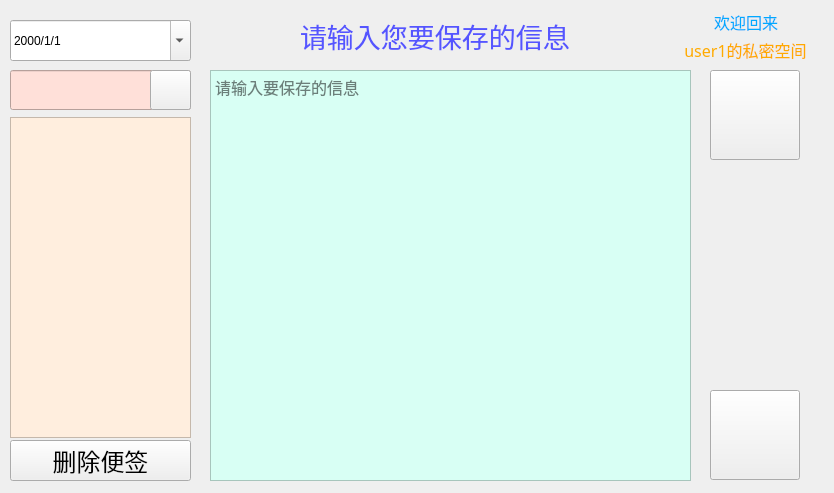
<?xml version="1.0" encoding="UTF-8"?>
<ui version="4.0">
 <class>main_win</class>
 <widget class="QWidget" name="main_win">
  <property name="geometry">
   <rect>
    <x>0</x>
    <y>0</y>
    <width>834</width>
    <height>493</height>
   </rect>
  </property>
  <property name="windowTitle">
   <string>Form</string>
  </property>
  <property name="styleSheet">
   <string notr="true"/>
  </property>
  <widget class="QLineEdit" name="lineEdit">
   <property name="geometry">
    <rect>
     <x>10</x>
     <y>70</y>
     <width>181</width>
     <height>40</height>
    </rect>
   </property>
   <property name="styleSheet">
    <string notr="true">background-color: rgb(255, 224, 217);</string>
   </property>
   <property name="text">
    <string/>
   </property>
  </widget>
  <widget class="QPushButton" name="add_bt">
   <property name="geometry">
    <rect>
     <x>710</x>
     <y>390</y>
     <width>90</width>
     <height>90</height>
    </rect>
   </property>
   <property name="minimumSize">
    <size>
     <width>90</width>
     <height>90</height>
    </size>
   </property>
   <property name="font">
    <font>
     <family>Arial</family>
     <pointsize>72</pointsize>
    </font>
   </property>
   <property name="styleSheet">
    <string notr="true">color: rgb(255, 170, 0);
image: url(:/new/prefix1/image/save.png);</string>
   </property>
   <property name="text">
    <string/>
   </property>
   <property name="iconSize">
    <size>
     <width>90</width>
     <height>90</height>
    </size>
   </property>
  </widget>
  <widget class="QTableWidget" name="tableWidget">
   <property name="geometry">
    <rect>
     <x>10</x>
     <y>117</y>
     <width>181</width>
     <height>321</height>
    </rect>
   </property>
   <property name="styleSheet">
    <string notr="true">background-color: rgb(255, 238, 222);</string>
   </property>
  </widget>
  <widget class="QPushButton" name="lock_bt">
   <property name="geometry">
    <rect>
     <x>710</x>
     <y>70</y>
     <width>90</width>
     <height>90</height>
    </rect>
   </property>
   <property name="minimumSize">
    <size>
     <width>90</width>
     <height>90</height>
    </size>
   </property>
   <property name="styleSheet">
    <string notr="true">image: url(:/new/prefix1/image/lock.png);</string>
   </property>
   <property name="text">
    <string/>
   </property>
   <property name="iconSize">
    <size>
     <width>90</width>
     <height>90</height>
    </size>
   </property>
  </widget>
  <widget class="QPushButton" name="find_bt">
   <property name="geometry">
    <rect>
     <x>150</x>
     <y>70</y>
     <width>41</width>
     <height>40</height>
    </rect>
   </property>
   <property name="styleSheet">
    <string notr="true">image: url(:/new/prefix1/image/serach.png);
</string>
   </property>
   <property name="text">
    <string/>
   </property>
  </widget>
  <widget class="QWidget" name="layoutWidget">
   <property name="geometry">
    <rect>
     <x>660</x>
     <y>10</y>
     <width>171</width>
     <height>51</height>
    </rect>
   </property>
   <property name="font">
    <font>
     <family>黑体</family>
    </font>
   </property>
   <layout class="QVBoxLayout" name="verticalLayout">
    <item>
     <layout class="QHBoxLayout" name="horizontalLayout">
      <item>
       <spacer name="horizontalSpacer">
        <property name="font">
         <font>
          <family>黑体</family>
         </font>
        </property>
        <property name="orientation">
         <enum>Qt::Horizontal</enum>
        </property>
        <property name="sizeHint" stdset="0">
         <size>
          <width>40</width>
          <height>20</height>
         </size>
        </property>
       </spacer>
      </item>
      <item>
       <widget class="QLabel" name="label">
        <property name="font">
         <font>
          <family>黑体</family>
          <pointsize>12</pointsize>
         </font>
        </property>
        <property name="styleSheet">
         <string notr="true">color: rgb(0, 170, 255);</string>
        </property>
        <property name="text">
         <string>欢迎回来</string>
        </property>
       </widget>
      </item>
      <item>
       <spacer name="horizontalSpacer_2">
        <property name="font">
         <font>
          <family>黑体</family>
         </font>
        </property>
        <property name="orientation">
         <enum>Qt::Horizontal</enum>
        </property>
        <property name="sizeHint" stdset="0">
         <size>
          <width>40</width>
          <height>20</height>
         </size>
        </property>
       </spacer>
      </item>
     </layout>
    </item>
    <item>
     <widget class="QLabel" name="welcome_lb">
      <property name="font">
       <font>
        <family>黑体</family>
        <pointsize>12</pointsize>
       </font>
      </property>
      <property name="styleSheet">
       <string notr="true">color: rgb(255, 170, 0);</string>
      </property>
      <property name="text">
       <string>user1的私密空间</string>
      </property>
      <property name="alignment">
       <set>Qt::AlignCenter</set>
      </property>
     </widget>
    </item>
   </layout>
  </widget>
  <widget class="QTextEdit" name="textEdit">
   <property name="geometry">
    <rect>
     <x>210</x>
     <y>70</y>
     <width>481</width>
     <height>411</height>
    </rect>
   </property>
   <property name="font">
    <font>
     <family>Arial</family>
     <pointsize>12</pointsize>
    </font>
   </property>
   <property name="styleSheet">
    <string notr="true">background-color: rgb(216, 255, 244);</string>
   </property>
   <property name="placeholderText">
    <string>请输入要保存的信息</string>
   </property>
  </widget>
  <widget class="QLabel" name="label_2">
   <property name="geometry">
    <rect>
     <x>300</x>
     <y>20</y>
     <width>271</width>
     <height>31</height>
    </rect>
   </property>
   <property name="font">
    <font>
     <family>Arial</family>
     <pointsize>20</pointsize>
    </font>
   </property>
   <property name="styleSheet">
    <string notr="true">color: rgb(85, 85, 255);</string>
   </property>
   <property name="text">
    <string>请输入您要保存的信息</string>
   </property>
  </widget>
  <widget class="QPushButton" name="del_bt">
   <property name="geometry">
    <rect>
     <x>10</x>
     <y>440</y>
     <width>181</width>
     <height>41</height>
    </rect>
   </property>
   <property name="font">
    <font>
     <family>字魂132号-江舟行客</family>
     <pointsize>18</pointsize>
    </font>
   </property>
   <property name="text">
    <string>删除便签</string>
   </property>
  </widget>
  <widget class="QDateTimeEdit" name="dateTimeEdit">
   <property name="geometry">
    <rect>
     <x>10</x>
     <y>20</y>
     <width>181</width>
     <height>41</height>
    </rect>
   </property>
   <property name="styleSheet">
    <string notr="true"/>
   </property>
   <property name="displayFormat">
    <string>yyyy/M/d </string>
   </property>
   <property name="calendarPopup">
    <bool>true</bool>
   </property>
  </widget>
 </widget>
 <resources/>
 <connections/>
</ui>
